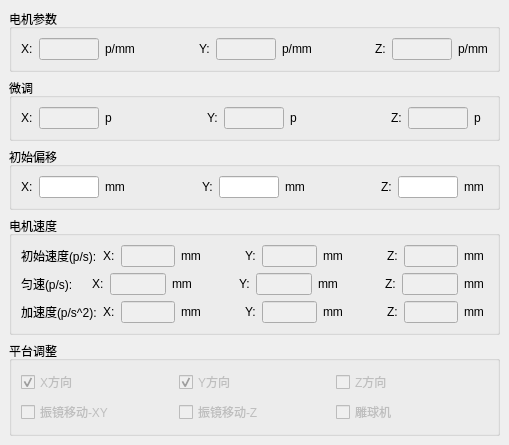
   <widget class="QWidget" name="w_para_motor">
    <property name="geometry">
     <rect>
      <x>0</x>
      <y>0</y>
      <width>509</width>
      <height>419</height>
     </rect>
    </property>
    <layout class="QVBoxLayout" name="verticalLayout_6">
     <property name="leftMargin">
      <number>9</number>
     </property>
     <property name="topMargin">
      <number>9</number>
     </property>
     <property name="rightMargin">
      <number>9</number>
     </property>
     <property name="bottomMargin">
      <number>9</number>
     </property>
     <item>
      <widget class="QGroupBox" name="gb_par_motor">
       <property name="title">
        <string>电机参数</string>
       </property>
       <layout class="QHBoxLayout" name="horizontalLayout_14">
        <item>
         <widget class="QLabel" name="lb_mo_X">
          <property name="text">
           <string>X:</string>
          </property>
         </widget>
        </item>
        <item>
         <widget class="QLineEdit" name="le_mo_X">
          <property name="enabled">
           <bool>false</bool>
          </property>
          <property name="sizePolicy">
           <sizepolicy hsizetype="Preferred" vsizetype="Fixed">
            <horstretch>0</horstretch>
            <verstretch>0</verstretch>
           </sizepolicy>
          </property>
          <property name="maximumSize">
           <size>
            <width>60</width>
            <height>16777215</height>
           </size>
          </property>
         </widget>
        </item>
        <item>
         <widget class="QLabel" name="lb_mo_X2">
          <property name="text">
           <string>p/mm</string>
          </property>
         </widget>
        </item>
        <item>
         <spacer name="sp_mo_1">
          <property name="orientation">
           <enum>Qt::Horizontal</enum>
          </property>
          <property name="sizeHint" stdset="0">
           <size>
            <width>40</width>
            <height>20</height>
           </size>
          </property>
         </spacer>
        </item>
        <item>
         <widget class="QLabel" name="lb_mo_Y">
          <property name="text">
           <string>Y:</string>
          </property>
         </widget>
        </item>
        <item>
         <widget class="QLineEdit" name="le_mo_Y">
          <property name="enabled">
           <bool>false</bool>
          </property>
          <property name="sizePolicy">
           <sizepolicy hsizetype="Preferred" vsizetype="Fixed">
            <horstretch>0</horstretch>
            <verstretch>0</verstretch>
           </sizepolicy>
          </property>
          <property name="maximumSize">
           <size>
            <width>60</width>
            <height>16777215</height>
           </size>
          </property>
         </widget>
        </item>
        <item>
         <widget class="QLabel" name="lb_mo_Y2">
          <property name="text">
           <string>p/mm</string>
          </property>
         </widget>
        </item>
        <item>
         <spacer name="sp_mo_2">
          <property name="orientation">
           <enum>Qt::Horizontal</enum>
          </property>
          <property name="sizeHint" stdset="0">
           <size>
            <width>40</width>
            <height>20</height>
           </size>
          </property>
         </spacer>
        </item>
        <item>
         <widget class="QLabel" name="lb_mo_Z">
          <property name="text">
           <string>Z:</string>
          </property>
         </widget>
        </item>
        <item>
         <widget class="QLineEdit" name="le_mo_Z">
          <property name="enabled">
           <bool>false</bool>
          </property>
          <property name="sizePolicy">
           <sizepolicy hsizetype="Preferred" vsizetype="Fixed">
            <horstretch>0</horstretch>
            <verstretch>0</verstretch>
           </sizepolicy>
          </property>
          <property name="maximumSize">
           <size>
            <width>60</width>
            <height>16777215</height>
           </size>
          </property>
         </widget>
        </item>
        <item>
         <widget class="QLabel" name="lb_mo_Z2">
          <property name="text">
           <string>p/mm</string>
          </property>
         </widget>
        </item>
       </layout>
      </widget>
     </item>
     <item>
      <widget class="QGroupBox" name="gb_para_up">
       <property name="title">
        <string>微调</string>
       </property>
       <layout class="QHBoxLayout" name="horizontalLayout_15">
        <item>
         <widget class="QLabel" name="sp_up_X">
          <property name="text">
           <string>X:</string>
          </property>
         </widget>
        </item>
        <item>
         <widget class="QLineEdit" name="le_up_X">
          <property name="enabled">
           <bool>false</bool>
          </property>
          <property name="sizePolicy">
           <sizepolicy hsizetype="Preferred" vsizetype="Fixed">
            <horstretch>0</horstretch>
            <verstretch>0</verstretch>
           </sizepolicy>
          </property>
          <property name="maximumSize">
           <size>
            <width>60</width>
            <height>16777215</height>
           </size>
          </property>
         </widget>
        </item>
        <item>
         <widget class="QLabel" name="lb_up_X2">
          <property name="text">
           <string>p  </string>
          </property>
         </widget>
        </item>
        <item>
         <spacer name="sp_up_1">
          <property name="orientation">
           <enum>Qt::Horizontal</enum>
          </property>
          <property name="sizeHint" stdset="0">
           <size>
            <width>40</width>
            <height>20</height>
           </size>
          </property>
         </spacer>
        </item>
        <item>
         <widget class="QLabel" name="lb_up_Y">
          <property name="text">
           <string>Y:</string>
          </property>
         </widget>
        </item>
        <item>
         <widget class="QLineEdit" name="le_up_Y">
          <property name="enabled">
           <bool>false</bool>
          </property>
          <property name="sizePolicy">
           <sizepolicy hsizetype="Preferred" vsizetype="Fixed">
            <horstretch>0</horstretch>
            <verstretch>0</verstretch>
           </sizepolicy>
          </property>
          <property name="maximumSize">
           <size>
            <width>60</width>
            <height>16777215</height>
           </size>
          </property>
         </widget>
        </item>
        <item>
         <widget class="QLabel" name="lb_up_Y2">
          <property name="text">
           <string>p  </string>
          </property>
         </widget>
        </item>
        <item>
         <spacer name="sp_up_2">
          <property name="orientation">
           <enum>Qt::Horizontal</enum>
          </property>
          <property name="sizeHint" stdset="0">
           <size>
            <width>40</width>
            <height>20</height>
           </size>
          </property>
         </spacer>
        </item>
        <item>
         <widget class="QLabel" name="lb_up_Z">
          <property name="text">
           <string>Z:</string>
          </property>
         </widget>
        </item>
        <item>
         <widget class="QLineEdit" name="le_up_Z">
          <property name="enabled">
           <bool>false</bool>
          </property>
          <property name="sizePolicy">
           <sizepolicy hsizetype="Preferred" vsizetype="Fixed">
            <horstretch>0</horstretch>
            <verstretch>0</verstretch>
           </sizepolicy>
          </property>
          <property name="maximumSize">
           <size>
            <width>60</width>
            <height>16777215</height>
           </size>
          </property>
         </widget>
        </item>
        <item>
         <widget class="QLabel" name="lb_up_Z2">
          <property name="text">
           <string>p  </string>
          </property>
         </widget>
        </item>
       </layout>
      </widget>
     </item>
     <item>
      <widget class="QGroupBox" name="gb_para_os">
       <property name="title">
        <string>初始偏移</string>
       </property>
       <layout class="QHBoxLayout" name="horizontalLayout_16">
        <item>
         <widget class="QLabel" name="lb_os_X">
          <property name="text">
           <string>X:</string>
          </property>
         </widget>
        </item>
        <item>
         <widget class="QLineEdit" name="le_os_X">
          <property name="sizePolicy">
           <sizepolicy hsizetype="Preferred" vsizetype="Fixed">
            <horstretch>0</horstretch>
            <verstretch>0</verstretch>
           </sizepolicy>
          </property>
          <property name="maximumSize">
           <size>
            <width>60</width>
            <height>16777215</height>
           </size>
          </property>
         </widget>
        </item>
        <item>
         <widget class="QLabel" name="lb_os_X2">
          <property name="text">
           <string>mm </string>
          </property>
         </widget>
        </item>
        <item>
         <spacer name="sp_os_1">
          <property name="orientation">
           <enum>Qt::Horizontal</enum>
          </property>
          <property name="sizeHint" stdset="0">
           <size>
            <width>40</width>
            <height>20</height>
           </size>
          </property>
         </spacer>
        </item>
        <item>
         <widget class="QLabel" name="lb_os_Y">
          <property name="text">
           <string>Y:</string>
          </property>
         </widget>
        </item>
        <item>
         <widget class="QLineEdit" name="le_os_Y">
          <property name="sizePolicy">
           <sizepolicy hsizetype="Preferred" vsizetype="Fixed">
            <horstretch>0</horstretch>
            <verstretch>0</verstretch>
           </sizepolicy>
          </property>
          <property name="maximumSize">
           <size>
            <width>60</width>
            <height>16777215</height>
           </size>
          </property>
         </widget>
        </item>
        <item>
         <widget class="QLabel" name="lb_os_Y2">
          <property name="text">
           <string>mm </string>
          </property>
         </widget>
        </item>
        <item>
         <spacer name="sp_os_2">
          <property name="orientation">
           <enum>Qt::Horizontal</enum>
          </property>
          <property name="sizeHint" stdset="0">
           <size>
            <width>40</width>
            <height>20</height>
           </size>
          </property>
         </spacer>
        </item>
        <item>
         <widget class="QLabel" name="lb_os_Z">
          <property name="text">
           <string>Z:</string>
          </property>
         </widget>
        </item>
        <item>
         <widget class="QLineEdit" name="le_os_Z">
          <property name="sizePolicy">
           <sizepolicy hsizetype="Preferred" vsizetype="Fixed">
            <horstretch>0</horstretch>
            <verstretch>0</verstretch>
           </sizepolicy>
          </property>
          <property name="maximumSize">
           <size>
            <width>60</width>
            <height>16777215</height>
           </size>
          </property>
         </widget>
        </item>
        <item>
         <widget class="QLabel" name="lb_os_Z2">
          <property name="text">
           <string>mm </string>
          </property>
         </widget>
        </item>
       </layout>
      </widget>
     </item>
     <item>
      <widget class="QGroupBox" name="gb_para_speed_v0">
       <property name="title">
        <string>电机速度</string>
       </property>
       <layout class="QVBoxLayout" name="verticalLayout_9">
        <item>
         <layout class="QHBoxLayout" name="ly_para_speed_v0">
          <item>
           <widget class="QLabel" name="lb_sp_v0">
            <property name="text">
             <string>初始速度(p/s):</string>
            </property>
           </widget>
          </item>
          <item>
           <widget class="QLabel" name="lb_sp_v0_X">
            <property name="text">
             <string>X:</string>
            </property>
           </widget>
          </item>
          <item>
           <widget class="QLineEdit" name="le_sp_v0_X">
            <property name="enabled">
             <bool>false</bool>
            </property>
            <property name="sizePolicy">
             <sizepolicy hsizetype="Preferred" vsizetype="Fixed">
              <horstretch>0</horstretch>
              <verstretch>0</verstretch>
             </sizepolicy>
            </property>
            <property name="maximumSize">
             <size>
              <width>60</width>
              <height>16777215</height>
             </size>
            </property>
           </widget>
          </item>
          <item>
           <widget class="QLabel" name="lb_sp_v0_X2">
            <property name="text">
             <string>mm </string>
            </property>
           </widget>
          </item>
          <item>
           <spacer name="sp_sp_v0_1">
            <property name="orientation">
             <enum>Qt::Horizontal</enum>
            </property>
            <property name="sizeHint" stdset="0">
             <size>
              <width>40</width>
              <height>20</height>
             </size>
            </property>
           </spacer>
          </item>
          <item>
           <widget class="QLabel" name="lb_sp_v0_Y">
            <property name="text">
             <string>Y:</string>
            </property>
           </widget>
          </item>
          <item>
           <widget class="QLineEdit" name="le_sp_v0_Y">
            <property name="enabled">
             <bool>false</bool>
            </property>
            <property name="sizePolicy">
             <sizepolicy hsizetype="Preferred" vsizetype="Fixed">
              <horstretch>0</horstretch>
              <verstretch>0</verstretch>
             </sizepolicy>
            </property>
            <property name="maximumSize">
             <size>
              <width>60</width>
              <height>16777215</height>
             </size>
            </property>
           </widget>
          </item>
          <item>
           <widget class="QLabel" name="lb_sp_v0_Y2">
            <property name="text">
             <string>mm </string>
            </property>
           </widget>
          </item>
          <item>
           <spacer name="sp_sp_v0_2">
            <property name="orientation">
             <enum>Qt::Horizontal</enum>
            </property>
            <property name="sizeHint" stdset="0">
             <size>
              <width>40</width>
              <height>20</height>
             </size>
            </property>
           </spacer>
          </item>
          <item>
           <widget class="QLabel" name="lb_sp_v0_Z">
            <property name="text">
             <string>Z:</string>
            </property>
           </widget>
          </item>
          <item>
           <widget class="QLineEdit" name="le_sp_v0_Z">
            <property name="enabled">
             <bool>false</bool>
            </property>
            <property name="sizePolicy">
             <sizepolicy hsizetype="Preferred" vsizetype="Fixed">
              <horstretch>0</horstretch>
              <verstretch>0</verstretch>
             </sizepolicy>
            </property>
            <property name="maximumSize">
             <size>
              <width>60</width>
              <height>16777215</height>
             </size>
            </property>
           </widget>
          </item>
          <item>
           <widget class="QLabel" name="lb_sp_v0_Z2">
            <property name="text">
             <string>mm </string>
            </property>
           </widget>
          </item>
         </layout>
        </item>
        <item>
         <layout class="QHBoxLayout" name="ly_para_speed_v">
          <item>
           <widget class="QLabel" name="lb_sp_v">
            <property name="text">
             <string>匀速(p/s):    </string>
            </property>
           </widget>
          </item>
          <item>
           <widget class="QLabel" name="lb_sp_v_X">
            <property name="text">
             <string>X:</string>
            </property>
           </widget>
          </item>
          <item>
           <widget class="QLineEdit" name="le_sp_v_X">
            <property name="enabled">
             <bool>false</bool>
            </property>
            <property name="sizePolicy">
             <sizepolicy hsizetype="Preferred" vsizetype="Fixed">
              <horstretch>0</horstretch>
              <verstretch>0</verstretch>
             </sizepolicy>
            </property>
            <property name="maximumSize">
             <size>
              <width>60</width>
              <height>16777215</height>
             </size>
            </property>
           </widget>
          </item>
          <item>
           <widget class="QLabel" name="lb_sp_v_X2">
            <property name="text">
             <string>mm </string>
            </property>
           </widget>
          </item>
          <item>
           <spacer name="sp_sp_v_1">
            <property name="orientation">
             <enum>Qt::Horizontal</enum>
            </property>
            <property name="sizeHint" stdset="0">
             <size>
              <width>40</width>
              <height>20</height>
             </size>
            </property>
           </spacer>
          </item>
          <item>
           <widget class="QLabel" name="lb_sp_v_Y">
            <property name="text">
             <string>Y:</string>
            </property>
           </widget>
          </item>
          <item>
           <widget class="QLineEdit" name="le_sp_v_Y">
            <property name="enabled">
             <bool>false</bool>
            </property>
            <property name="sizePolicy">
             <sizepolicy hsizetype="Preferred" vsizetype="Fixed">
              <horstretch>0</horstretch>
              <verstretch>0</verstretch>
             </sizepolicy>
            </property>
            <property name="maximumSize">
             <size>
              <width>60</width>
              <height>16777215</height>
             </size>
            </property>
           </widget>
          </item>
          <item>
           <widget class="QLabel" name="lb_sp_v_Y2">
            <property name="text">
             <string>mm </string>
            </property>
           </widget>
          </item>
          <item>
           <spacer name="sp_sp_v_2">
            <property name="orientation">
             <enum>Qt::Horizontal</enum>
            </property>
            <property name="sizeHint" stdset="0">
             <size>
              <width>40</width>
              <height>20</height>
             </size>
            </property>
           </spacer>
          </item>
          <item>
           <widget class="QLabel" name="lb_sp_v_Z">
            <property name="text">
             <string>Z:</string>
            </property>
           </widget>
          </item>
          <item>
           <widget class="QLineEdit" name="le_sp_v_Z">
            <property name="enabled">
             <bool>false</bool>
            </property>
            <property name="sizePolicy">
             <sizepolicy hsizetype="Preferred" vsizetype="Fixed">
              <horstretch>0</horstretch>
              <verstretch>0</verstretch>
             </sizepolicy>
            </property>
            <property name="maximumSize">
             <size>
              <width>60</width>
              <height>16777215</height>
             </size>
            </property>
           </widget>
          </item>
          <item>
           <widget class="QLabel" name="lb_sp_v_Z2">
            <property name="text">
             <string>mm </string>
            </property>
           </widget>
          </item>
         </layout>
        </item>
        <item>
         <layout class="QHBoxLayout" name="ly_para_sp_acc">
          <item>
           <widget class="QLabel" name="lb_sp_a">
            <property name="text">
             <string>加速度(p/s^2):</string>
            </property>
           </widget>
          </item>
          <item>
           <widget class="QLabel" name="lb_sp_a_X">
            <property name="text">
             <string>X:</string>
            </property>
           </widget>
          </item>
          <item>
           <widget class="QLineEdit" name="le_sp_a_X">
            <property name="enabled">
             <bool>false</bool>
            </property>
            <property name="sizePolicy">
             <sizepolicy hsizetype="Preferred" vsizetype="Fixed">
              <horstretch>0</horstretch>
              <verstretch>0</verstretch>
             </sizepolicy>
            </property>
            <property name="maximumSize">
             <size>
              <width>60</width>
              <height>16777215</height>
             </size>
            </property>
           </widget>
          </item>
          <item>
           <widget class="QLabel" name="lb_sp_a_X2">
            <property name="text">
             <string>mm </string>
            </property>
           </widget>
          </item>
          <item>
           <spacer name="sp_sp_a_1">
            <property name="orientation">
             <enum>Qt::Horizontal</enum>
            </property>
            <property name="sizeHint" stdset="0">
             <size>
              <width>40</width>
              <height>20</height>
             </size>
            </property>
           </spacer>
          </item>
          <item>
           <widget class="QLabel" name="lb_sp_a_Y">
            <property name="text">
             <string>Y:</string>
            </property>
           </widget>
          </item>
          <item>
           <widget class="QLineEdit" name="le_sp_a_Y">
            <property name="enabled">
             <bool>false</bool>
            </property>
            <property name="sizePolicy">
             <sizepolicy hsizetype="Preferred" vsizetype="Fixed">
              <horstretch>0</horstretch>
              <verstretch>0</verstretch>
             </sizepolicy>
            </property>
            <property name="maximumSize">
             <size>
              <width>60</width>
              <height>16777215</height>
             </size>
            </property>
           </widget>
          </item>
          <item>
           <widget class="QLabel" name="lb_sp_a_Y2">
            <property name="text">
             <string>mm </string>
            </property>
           </widget>
          </item>
          <item>
           <spacer name="sp_sp_a_2">
            <property name="orientation">
             <enum>Qt::Horizontal</enum>
            </property>
            <property name="sizeHint" stdset="0">
             <size>
              <width>40</width>
              <height>20</height>
             </size>
            </property>
           </spacer>
          </item>
          <item>
           <widget class="QLabel" name="lb_sp_a_Z">
            <property name="text">
             <string>Z:</string>
            </property>
           </widget>
          </item>
          <item>
           <widget class="QLineEdit" name="le_sp_a_Z">
            <property name="enabled">
             <bool>false</bool>
            </property>
            <property name="sizePolicy">
             <sizepolicy hsizetype="Preferred" vsizetype="Fixed">
              <horstretch>0</horstretch>
              <verstretch>0</verstretch>
             </sizepolicy>
            </property>
            <property name="maximumSize">
             <size>
              <width>60</width>
              <height>16777215</height>
             </size>
            </property>
           </widget>
          </item>
          <item>
           <widget class="QLabel" name="lb_sp_a_Z2">
            <property name="text">
             <string>mm </string>
            </property>
           </widget>
          </item>
         </layout>
        </item>
       </layout>
      </widget>
     </item>
     <item>
      <widget class="QGroupBox" name="gb_para_plat">
       <property name="title">
        <string>平台调整</string>
       </property>
       <layout class="QGridLayout" name="gridLayout_7">
        <item row="1" column="2">
         <widget class="QCheckBox" name="cb_pl_cv">
          <property name="enabled">
           <bool>false</bool>
          </property>
          <property name="text">
           <string>雕球机</string>
          </property>
         </widget>
        </item>
        <item row="1" column="0">
         <widget class="QCheckBox" name="cb_pl_scan_XY">
          <property name="enabled">
           <bool>false</bool>
          </property>
          <property name="text">
           <string>振镜移动-XY</string>
          </property>
         </widget>
        </item>
        <item row="0" column="0">
         <widget class="QCheckBox" name="cb_pl_X">
          <property name="enabled">
           <bool>false</bool>
          </property>
          <property name="text">
           <string>X方向</string>
          </property>
          <property name="checked">
           <bool>true</bool>
          </property>
         </widget>
        </item>
        <item row="0" column="2">
         <widget class="QCheckBox" name="cb_pl_Z">
          <property name="enabled">
           <bool>false</bool>
          </property>
          <property name="text">
           <string>Z方向</string>
          </property>
         </widget>
        </item>
        <item row="1" column="1">
         <widget class="QCheckBox" name="cb_pl_scan_Z">
          <property name="enabled">
           <bool>false</bool>
          </property>
          <property name="text">
           <string>振镜移动-Z</string>
          </property>
         </widget>
        </item>
        <item row="0" column="1">
         <widget class="QCheckBox" name="cb_pl_Y">
          <property name="enabled">
           <bool>false</bool>
          </property>
          <property name="text">
           <string>Y方向</string>
          </property>
          <property name="checked">
           <bool>true</bool>
          </property>
         </widget>
        </item>
       </layout>
      </widget>
     </item>
    </layout>
   </widget>
